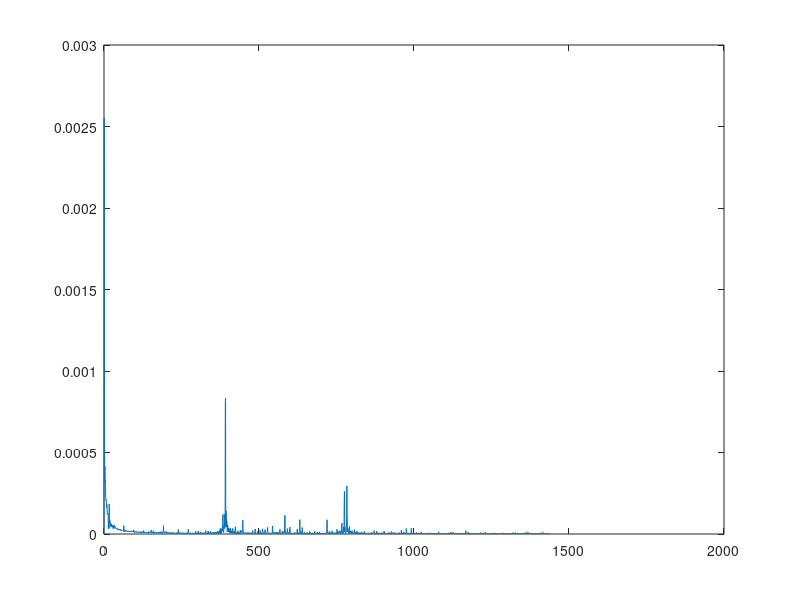
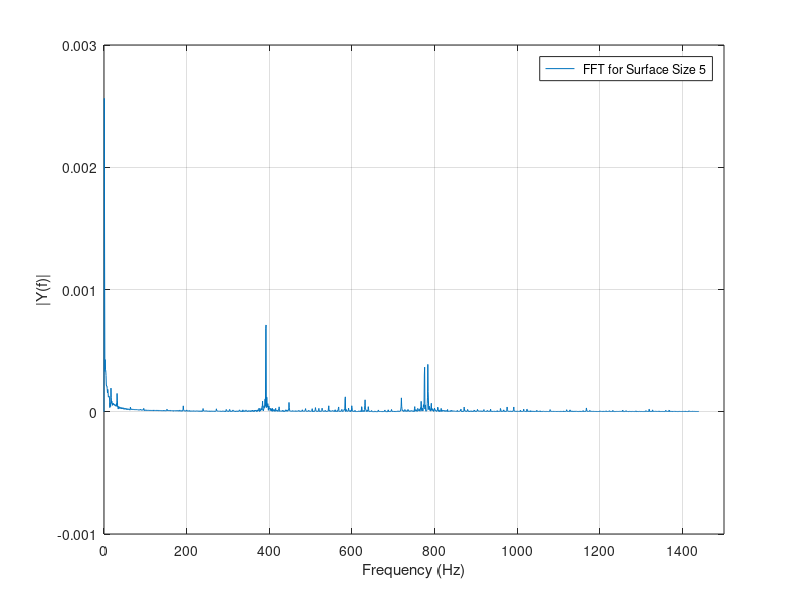
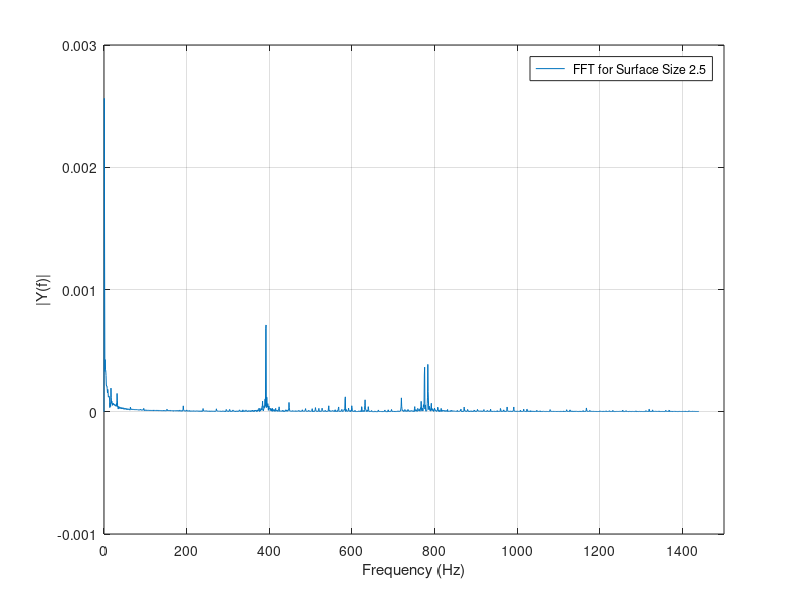
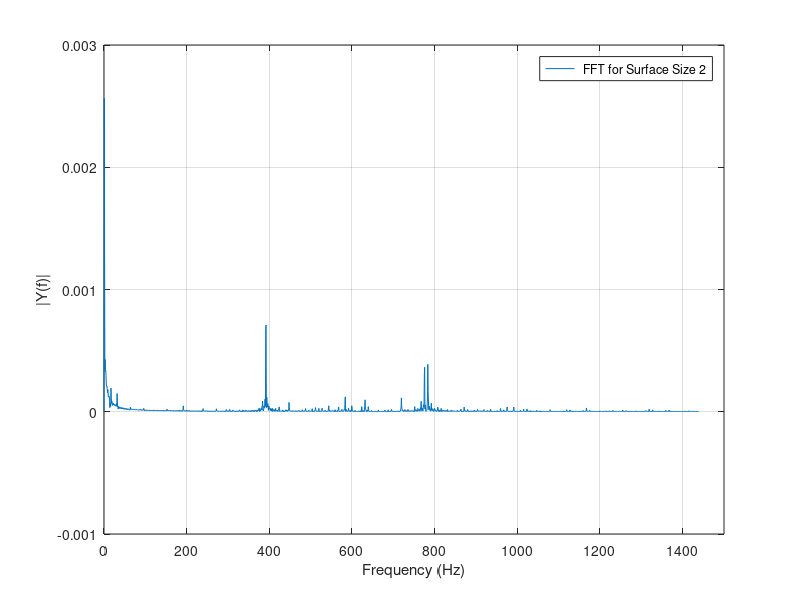

Write the MATLAB code that produced these figures, in order.
clear all;
close all;
data =csvread('thrust_all.csv') ;
x = data(:,1) ;
Fs = 2878; 
L = 2878;
y=x-mean(x)
NFFT = 2^nextpow2(L);
Y = fft(y,NFFT)/L;
f = Fs/2*linspace(0,1,NFFT/2+1);
%subplot(2,2,1);
figure(1)
plot(f,2*abs(Y(1:NFFT/2+1)));
%saveas(fig,'ss10.jpg');
saveas(gcf,'ss10.png')
%saveas(fig,'ss10.jpg');
grid on
xlim([0 1500])
ylim([-1e-3 3e-3])
legend(' FFT for Surface Size 1,1.5E-04')
grid on
xlabel('Frequency (Hz)')
ylabel('|Y(f)|')
hold on;
x1 = data(:,2) ;
y1=x1-mean(x1)
NFFT1 = 2^nextpow2(L);
Y1 = fft(y1,NFFT1)/L;
f1 = Fs/2*linspace(0,1,NFFT1/2+1);
%subplot(2,2,2);
figure(2)
plot(f1,2*abs(Y1(1:NFFT1/2+1)));
grid on
xlim([0 1500])
ylim([-1e-3 3e-3])
legend(' FFT for Surface Size 5')
grid on
xlabel('Frequency (Hz)')
ylabel('|Y(f)|')

hold on,
x2 = data(:,3) ;
y2=x2-mean(x2)
NFFT2 = 2^nextpow2(L);
Y2 = fft(y2,NFFT2)/L;
f2 = Fs/2*linspace(0,1,NFFT2/2+1);
figure(3)
plot(f2,2*abs(Y1(1:NFFT2/2+1)));
grid on
xlim([0 1500])
ylim([-1e-3 3e-3])
legend(' FFT for Surface Size 2.5')
grid on
xlabel('Frequency (Hz)')
ylabel('|Y(f)|')

hold all
x3 = data(:,4) ;
y3=x3-mean(x3)
NFFT3 = 2^nextpow2(L);
Y3 = fft(y3,NFFT3)/L;
f3 = Fs/2*linspace(0,1,NFFT3/2+1);
figure(4)
plot(f3,2*abs(Y1(1:NFFT3/2+1)));
grid on
xlim([0 1500])
ylim([-1e-3 3e-3])
legend(' FFT for Surface Size 2')
grid on
xlabel('Frequency (Hz)')
ylabel('|Y(f)|')

hold all
x4 = data(:,5) ;
y4=x4-mean(x4)
NFFT4 = 2^nextpow2(L);
Y4 = fft(y3,NFFT4)/L;
f4 = Fs/2*linspace(0,1,NFFT4/2+1);
figure(5)
plot(f4,2*abs(Y1(1:NFFT4/2+1)));
grid on
xlim([0 1500])
ylim([-1e-3 3e-3])
legend(' FFT for Surface Size 2')
grid on
xlabel('Frequency (Hz)')
ylabel('|Y(f)|')
hold all
x5 = data(:,6) ;
y5=x5-mean(x5)
NFFT5 = 2^nextpow2(L);
Y5 = fft(y5,NFFT5)/L;
f5 = Fs/2*linspace(0,1,NFFT5/2+1);
figure(6)
plot(f5,2*abs(Y1(1:NFFT5/2+1)));
grid on
xlim([0 1500])
ylim([-1e-3 3e-3])
legend(' FFT for Surface Size 2')
grid on
xlabel('Frequency (Hz)')
ylabel('|Y(f)|')
hold all
x6 = data(:,7) ;
y6=x6-mean(x6)
NFFT6 = 2^nextpow2(L);
Y6 = fft(y6,NFFT6)/L;
f6 = Fs/2*linspace(0,1,NFFT6/2+1);
figure(7)
plot(f6,2*abs(Y1(1:NFFT6/2+1)));
grid on
xlim([0 1500])
ylim([-1e-3 3e-3])
legend(' FFT for Surface Size 2')
grid on
xlabel('Frequency (Hz)')
ylabel('|Y(f)|')

